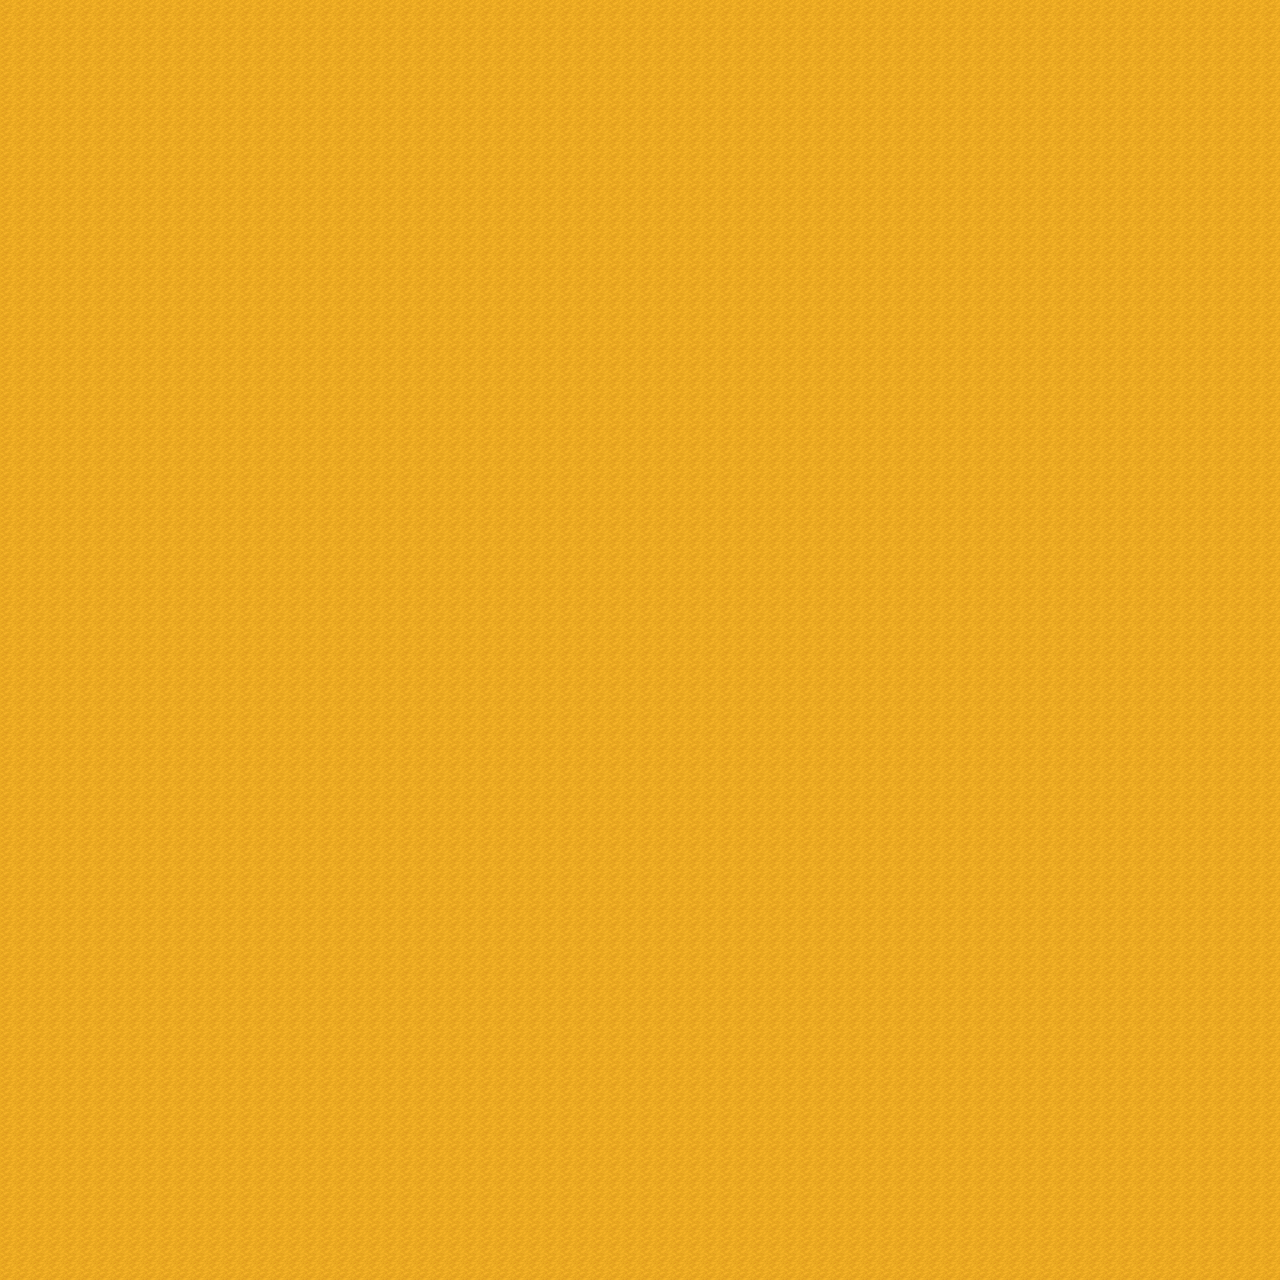

The image is a tile-based game level rendered from a .tmx file. Its description and source (layers, tilesets, objects; grid data summarised) follow:
An orthogonal 80x80 tile map with 16x16 px tiles, 1 tile layer (Tile Layer 1).

<map version="1.0" tiledversion="1.1.6" orientation="orthogonal" renderorder="right-down" width="80" height="80" tilewidth="16" tileheight="16" infinite="0" nextobjectid="1">
 <tileset firstgid="1" name="test" tilewidth="16" tileheight="16" tilecount="1975" columns="25">
  <image source="../GenerateMap/test2.png" width="400" height="1264" />
 </tileset>
 <layer name="Tile Layer 1" width="80" height="80">
  <data>[6400 cells, 6400 non-empty, 1 distinct tile ids]</data>
 </layer>
</map>
